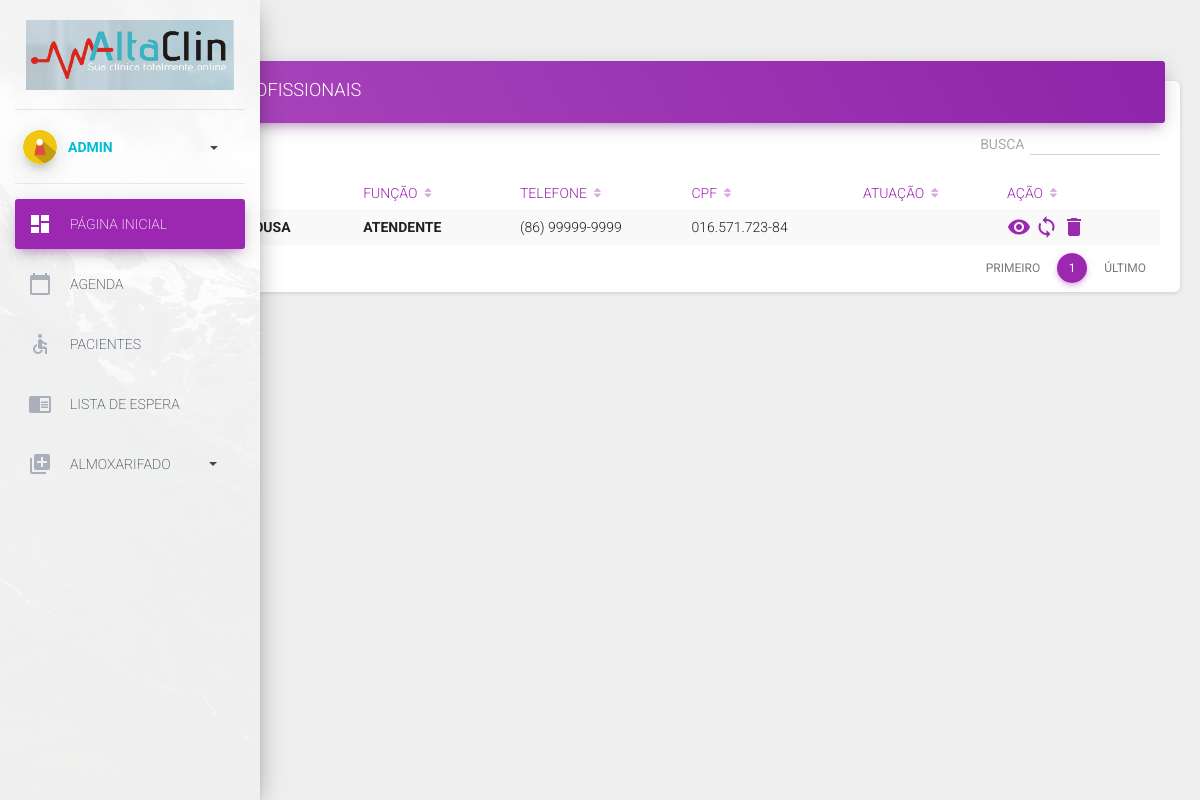
Screenshot of /profissionais/ (signed in) with the database file from the repository.
### controle_usuarios/models.py (models this page shows, shortened)
class Profissional(models.Model):
	ATENDENTE = 1
	MEDICO = 2
	ROLE_CHOICES = (
		(1, 'Atendente'),
		(2, 'Profissional'),
	)
	nome            = models.CharField(max_length=50)
	sobrenome       = models.CharField(max_length=50)
	user            = models.OneToOneField(User, on_delete=models.CASCADE)
	email           = models.EmailField(max_length=50,blank=True,null=True)
	telefone        = models.CharField(max_length=15,blank=True)
	registro        = models.CharField(max_length=16,blank=True)
	cpf             = models.CharField(max_length=14,unique=True,null=True)
	data_nascimento = models.DateField(null=True,blank=True)
	tipo            = models.PositiveSmallIntegerField(choices=ROLE_CHOICES,verbose_name='Tipo (Permissão)',null=True)
	area_atuacao    = models.ManyToManyField(Perfil)
	quantidade_atend= models.IntegerField(blank=True,choices=list(zip(range(1, 11), range(1, 11))),null=True)
	data_cadastro   = models.DateField(auto_now_add = True)
	horario_trabalho= models.CharField('Dias de Trabalho',max_length=12,blank=True)
	ativo           = models.BooleanField(default=True)
	atualizado_em   = models.DateTimeField('Atualizado em', auto_now=True)
	atent_categoria	= models.CharField('Tipos de atendimentos',max_length=200,blank=True)
	abordagem		= models.CharField('Abordagens',max_length=200,blank=True)
	observacao		= models.CharField('Outras Observações',max_length=200,blank=True)
	conta_banco		= models.TextField('Contas bancarias', blank=True)
	objects = models.Manager() # The default manager.
	prof_objects = ProfissinalManager()
	class Meta:
		verbose_name = 'Profissional'
		verbose_name_plural = 'Profissionais'

### controle_usuarios/views.py (the view)
# urls.py: path('profissionais/',views.profissionais,name="profissionais"),
@staff_member_required
@login_required
def profissionais(request):
    prof = Profissional.objects.all().exclude(user__username='admin')
    context = {
        'lista_profissionais':prof,
    }
    return render(request,'profissionais/profissionais.html',context)

### controle_usuarios/templates/profissionais/profissionais.html (shortened to what this page needs)
{% extends "base.html" %}
{% load static %}
{% block button_bar %}
  <a class="btn btn-success btn-round btn-fab btn-fab-mini"href="{% url 'cadastrar_profissional' %}">
  <div class="ripple-container"></div></a>
{% endblock button_bar %}
{% block container %}
  <div class="content">
    <div class="container-fluid">
        <div class="row">
            <div class="col-md-12">
              <div class="card">
                 <div class="card-header card-header-primary"data-background-color="purple">
                   <h4 class="card-title ">Quadro de Profissionais</h4>
              </div>
                <div class="card-content">
                  <table id="datatables" class="table table-striped table-no-bordered table-hover" cellspacing="0" width="100%" style="width:100%">
                     <thead class=" text-primary">
                        <th>Nª</th>
                        <th>Nome</th>
                        <th>Função</th>
                        <th>Telefone</th>
                        <th>CPF</th>
                        <th>Atuação</th>
                        <th>Ação</th>
                      </thead>
                      <tbody>
                        {% for prof in lista_profissionais %}
                          <tr>
                            <td>{{forloop.counter}}</td>
                            <td><b>{{prof.nome|title}} {{prof.sobrenome|title}}</b></td>
                            <td><b>{{prof.user.profissional.get_tipo_display}}</b></td>
                            <td>{{prof.user.profissional.telefone}}</td>
                            <td>{{prof.user.profissional.cpf}}</td>
                            <td>{{prof.user.profissional.get_area_atuacao_display}}</td>
                            <td>
                                <a href="{% url 'profissional_detalhe' prof.id %}" title="Visualizar"><i class="material-icons">visibility</i></a>
                                <a href="{% url 'atualizar_profissional' prof.id %}" title="Editar"><i class="material-icons">sync</i>
                                </a>
                                <a href="{% url 'deletar_profissional' prof.id %}" title="Remover" onclick="return confirm('Deseja realmente excluir?');"><i class="material-icons">delete</i></a>
                            </td>
                          </tr>
                        {% endfor %}
                      </tbody>
                    </table>
                 </div>
                </div>
            </div>
        </div>
  </div>
</div>
{% endblock container %}

### core/templates/base.html (shortened to what this page needs)
{% load static %}
<!DOCTYPE html>
<html lang="pt-br">
<head>
  <link rel="stylesheet" href="{% static "assets/css/bootstrap.min.css" %}"/>
  <link rel="stylesheet" href="{% static "assets/css/material-dashboard.css" %}"/>
  <link rel="stylesheet" href="{% static "assets/css/demo.css" %}"/>
  <link rel="stylesheet" href="{% static "assets/css/fullcalendar.print.css" %}"/>
  <link href="https://maxcdn.bootstrapcdn.com/font-awesome/latest/css/font-awesome.min.css" rel="stylesheet">
</head>
<body>
  <div class="sidebar-mini">
    <div class="sidebar" data-active-color="purple" data-background-color="white" data-image="{% static 'assets/img/sidebar-1.jpg' %}">
<div class="logo"align="center">
  <a href="{% url 'home' %}" class="simple-text logo-normal">
    {% for c in clinica %}
    <img src="{{c.logo_menu.url}}" width="80%">
    {%empty%}
    <img src="{% static "img/logo_menu.jpg" %}" width="80%">
    {% endfor %}
  </a>
</div>
<div class="sidebar-wrapper">
  <div class="user">
    <div class="photo">
      <img src="{% static 'img/person-icon.png' %}" />
    </div>
    <div class="info">
      <a data-toggle="collapse" href="#collapseExample" class="collapsed">
        <span>
          <b class="text-info">{{request.user.username|upper}}</b>
          <b class="caret"></b>
        </span>
      </a>
    </div>
  </div>
  <ul class="nav">
    <li class="nav-item active">
      <a class="nav-link" href="{% url 'home' %}">
        <i class="material-icons">dashboard</i>
        <p>Página Inicial</p>
      </a>
    </li>
    <li class="nav-item ">
      <a class="nav-link" href="">
        <i class="material-icons">calendar_today</i>
        <p>Agenda</p>
      </a>
    </li>
    <li class="nav-item ">
      <a class="nav-link" href="{% url 'lista_pacientes' %}">
        <i class="material-icons">accessible</i>
        <p>Pacientes</p>
      </a>
    </li>
    <li>
      <a href="{% url 'lista_espera' %}">
        <i class="material-icons">chrome_reader_mode</i>
        <p>Lista de Espera</p>
      </a>
    </li>
    <li>
      <a data-toggle="collapse" href="#formsExamples">
        <i class="material-icons">library_add</i>
        <p>  Almoxarifado
          <b class="caret"></b>
        </p>
      </a>
    </li>
  </ul>
</div>
</div>
<div class="main-panel">
  <nav class="navbar navbar-transparent navbar-absolute">
    <div class="container-fluid">
      <div class="navbar-minimize">
        <button id="minimizeSidebar"class="btn btn-round btn-white btn-fill btn-just-icon">
        </button>
        {% block button_bar %}
        {% endblock button_bar %}
      </div>
      <div class="collapse navbar-collapse">
      </div>
    </div>
  </nav>
  {% block container %}
  {% endblock container %}
</body>
</html>

### core/templates/base.html (style rules this page uses)
.card-title,input,label,table,select,li { text-transform:uppercase; }

### rows the page displays
Profissional: sobrenome "SOUSA", user.profissional.tipo "ATENDENTE", user.profissional.telefone "(86) 99999-9999", user.profissional.cpf "016.571.723-84"

### other values shown
{{ request.user.username|upper }} "ADMIN"
